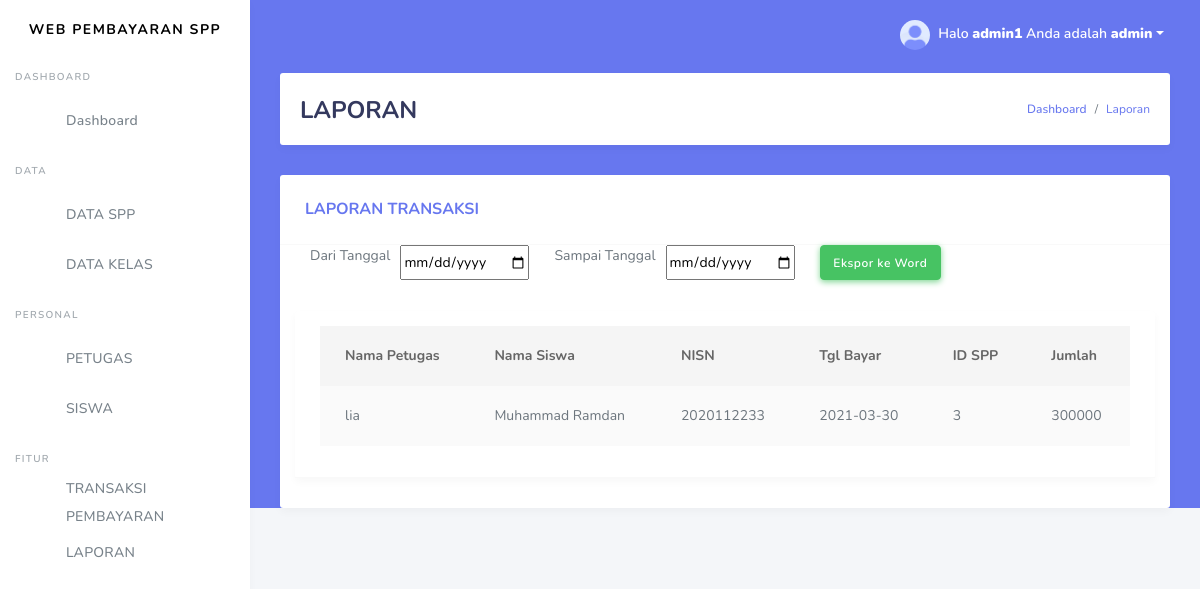
Page /laporan.php (signed in) on the committed database.
### tables this page shows
CREATE TABLE `pembayaran` (
  `id_pembayaran` int(11) NOT NULL,
  `id_petugas` int(11) NOT NULL,
  `nisn` varchar(11) NOT NULL,
  `tgl_bayar` date NOT NULL,
  `bulan_dibayar` varchar(8) NOT NULL,
  `tahun_dibayar` varchar(4) NOT NULL,
  `id_spp` int(11) NOT NULL,
  `jumlah_bayar` int(11) NOT NULL
);

CREATE TABLE `petugas` (
  `id_petugas` int(11) NOT NULL,
  `username` varchar(25) NOT NULL,
  `password` varchar(32) NOT NULL,
  `nama_petugas` varchar(35) NOT NULL,
  `level` enum('admin','petugas','siswa') NOT NULL
);

CREATE TABLE `siswa` (
  `nisn` varchar(11) NOT NULL,
  `nis` varchar(11) NOT NULL,
  `nama` varchar(35) NOT NULL,
  `id_kelas` int(11) NOT NULL,
  `alamat` text NOT NULL,
  `no_telp` varchar(13) NOT NULL,
  `id_spp` int(11) NOT NULL
);

### laporan.php (the view, shortened to what this page needs)
<!DOCTYPE html>
<html>
<head>
</head>
<body>
  <?php
  include('tampilan/header.php');
  include('tampilan/sidebar.php');
  ?>
  <div class="main-content bg-primary">
    <section class="section">
      <div class="section-header">
        <h1>LAPORAN</h1>
        <div class="section-header-breadcrumb">
          <div class="breadcrumb-item active"><a href="#">Dashboard</a></div>
          <div class="breadcrumb-item text-primary">Laporan</div>
        </div>
      </div>
      <div class="card">
        <div class="card-header">
          <h4>LAPORAN TRANSAKSI</h4>
        </div>
        <form method="POST" action="ekspor.php" enctype="multipart/form-data">
          <div class="laporan">
            <label for="daritanggal">Dari Tanggal</label>
            <input id="daritanggal" type="date" name="daritanggal" autofocus="" required="" />
            <label style="margin-left: 25px;" for="sampaitanggal">Sampai Tanggal</label>
            <input id="sampaitanggal" type="date" name="sampaitanggal" required="" />
            <button class="btn btn-success" type="submit">Ekspor ke Word</button>
          </div>
        </form>
        <br>
        <div class="col-md-12">
          <div class="card">
            <div class="card-header">
              <table class="table table-striped">
                <thead>
                  <tr>
                    <th scope="col">Nama Petugas</th>
                    <th scope="col">Nama Siswa</th>
                    <th scope="col">NISN</th>
                    <th scope="col">Tgl Bayar</th>
                    <th scope="col">ID SPP</th>
                    <th scope="col">Jumlah</th>
                  </tr>
                </thead>
                <tbody>
                  <?php
                  $query = "
                  SELECT pembayaran.id_petugas, petugas.nama_petugas, pembayaran.nisn, pembayaran.tgl_bayar, pembayaran.id_spp, pembayaran.jumlah_bayar, siswa.nama
                  FROM pembayaran
                  JOIN siswa ON pembayaran.nisn = siswa.nisn
                  JOIN petugas ON pembayaran.id_petugas = petugas.id_petugas
                  ";
                  $result = mysqli_query($koneksi, $query);
                  while ($row = mysqli_fetch_assoc($result)) {
                  ?>
                    <tr>
                      <td><?php echo $row['nama_petugas']; ?></td>
                      <td><?php echo $row['nama']; ?></td>
                      <td><?php echo $row['nisn']; ?></td>
                      <td><?php echo $row['tgl_bayar']; ?></td>
                      <td><?php echo $row['id_spp']; ?></td>
                      <td><?php echo $row['jumlah_bayar']; ?></td>
                    </tr>
                  <?php
                  }
                  ?>
                </tbody>
              </table>
            </div>
          </div>
        </div>
    </section>
  </div>
</body>
</html>

### laporan.php (style rules this page uses)
.laporan { margin-left: 30px; margin-bottom: 10px; border-radius: 50%; display: flex; }
.laporan label { margin-right: 10px; }
.laporan button { margin-left: 25px; }

### rows in the picture
pembayaran: id_petugas.nama_petugas "lia", nisn.nama "Muhammad Ramdan", nisn "2020112233", tgl_bayar "2021-03-30", id_spp "3", jumlah_bayar "300000"

### other values in the picture
$_SESSION['username'] "admin1"
$_SESSION['level'] "admin"
